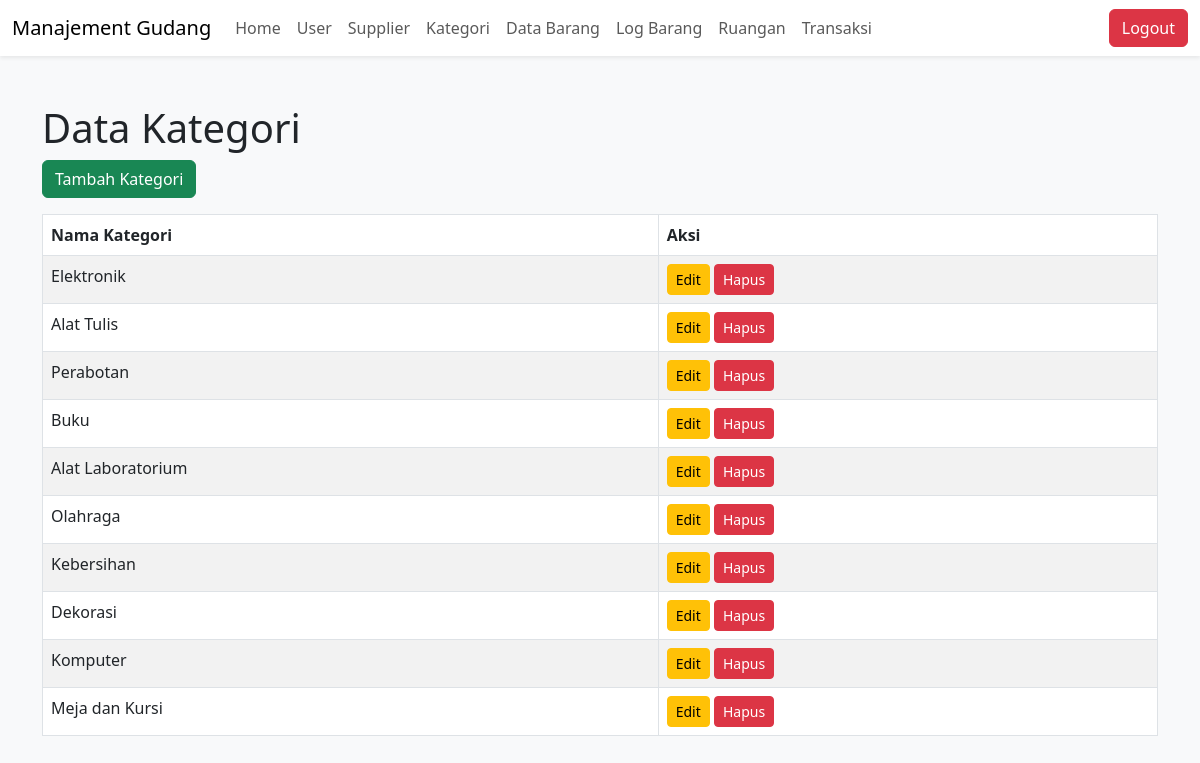
The page /kategori.php (signed in) on the database its author committed.
### tables this page shows
CREATE TABLE kategori (
    id INT AUTO_INCREMENT PRIMARY KEY,
    nama_kategori VARCHAR(100) NOT NULL
);

### kategori.php (the view, shortened to what this page needs)
<?php
include 'koneksi.php';
$query = "
    SELECT
        Kategori.id,
        Kategori.nama_kategori
    FROM
        kategori
";
$result = $conn->query($query);
?>
<!DOCTYPE html>
<html>
<head>
    <link href="https://cdn.jsdelivr.net/npm/bootstrap@5.3.0-alpha1/dist/css/bootstrap.min.css" rel="stylesheet">
</head>
<body class="bg-light">
    <nav class="navbar navbar-expand-lg navbar-light bg-white shadow-sm">
        <div class="container-fluid">
            <a class="navbar-brand" href="#">Manajement Gudang</a>
            <div class="collapse navbar-collapse" id="navbarNav">
            <?php
            include 'navbar.php';
            ?>
            </div>
            <button class="btn btn-danger" onclick="location.href='logout.php'">Logout</button>
        </div>
    </nav>
    <div class="container mt-5">
        <h1>Data Kategori</h1>
        <div class="mb-3">
            <button class="btn btn-success" onclick="location.href='tambah_user.php'">Tambah Kategori</button>
        </div>
        <table class="table table-bordered table-striped mt-3">
            <thead>
                <tr>
                    <th>Nama Kategori</th>
                    <th>Aksi</th>
                </tr>
            </thead>
            <tbody>
                <?php while ($row = $result->fetch_assoc()): ?>
                    <tr>
                        <td><?= $row['nama_kategori']; ?></td>
                        <td>
                            <button class="btn btn-warning btn-sm" onclick="location.href='edit_barang.php?id=<?php echo $row['id']; ?>'">Edit</button>
                            <button class="btn btn-danger btn-sm" onclick="if(confirm('Yakin ingin menghapus?')) location.href='hapus_barang.php?id=<?php echo $row['id']; ?>'">Hapus</button>
                        </td>
                    </tr>
                <?php endwhile; ?>
            </tbody>
        </table>
    </div>
</body>
</html>

### rows shown on the page
kategori: nama_kategori "Elektronik"
kategori: nama_kategori "Alat Tulis"
kategori: nama_kategori "Perabotan"
kategori: nama_kategori "Buku"
kategori: nama_kategori "Alat Laboratorium"
kategori: nama_kategori "Olahraga"
kategori: nama_kategori "Kebersihan"
kategori: nama_kategori "Dekorasi"
kategori: nama_kategori "Komputer"
kategori: nama_kategori "Meja dan Kursi"
